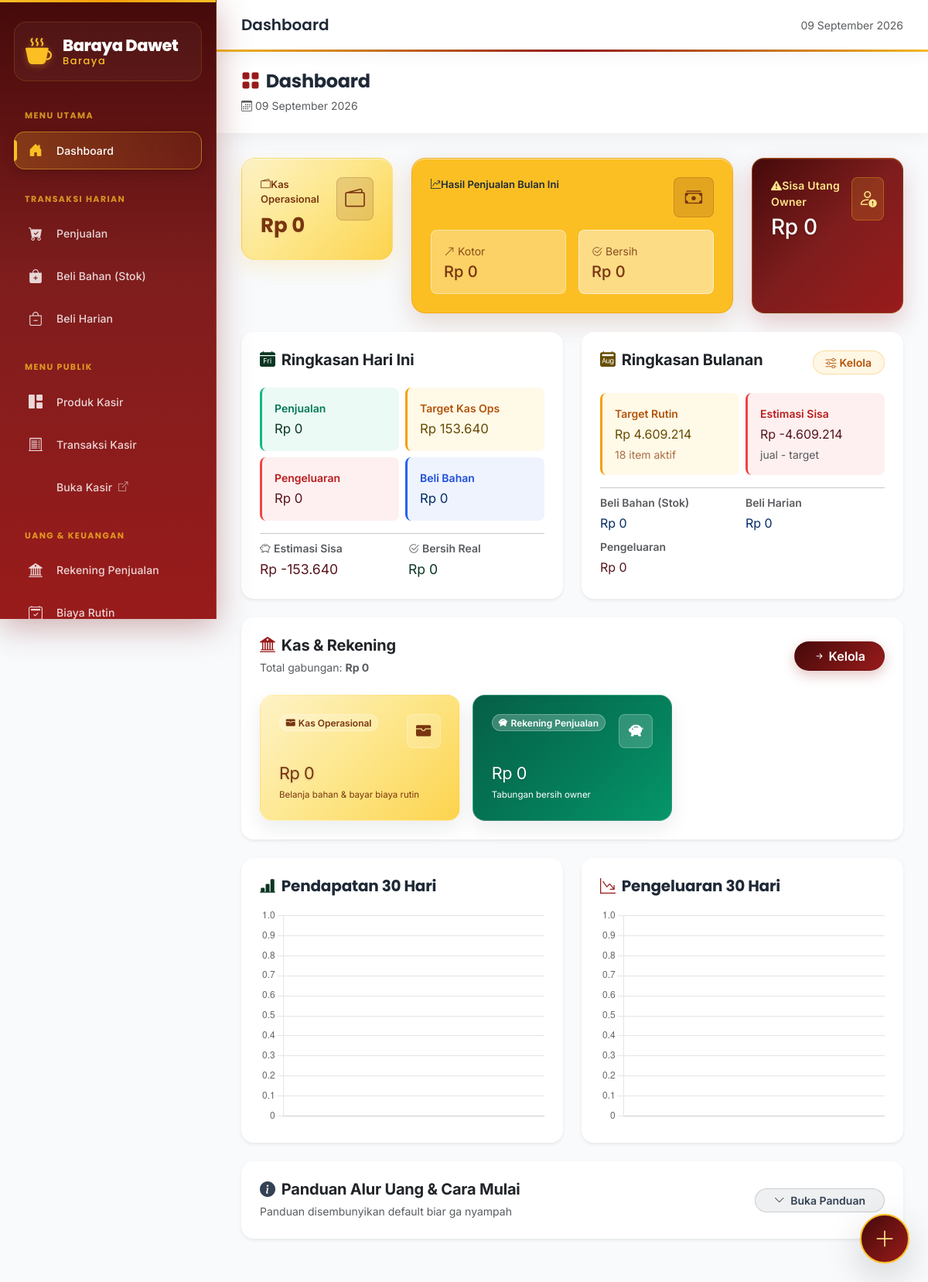
/admin_dashboard.php (signed in), run on the app's committed database.
### tables this page shows
CREATE TABLE `saldo_rekening` (
  `id` int NOT NULL,
  `nama_rekening` varchar(100) NOT NULL,
  `kode_rekening` varchar(50) DEFAULT NULL,
  `saldo` decimal(15,2) NOT NULL DEFAULT '0.00',
  `updated_at` timestamp NULL DEFAULT CURRENT_TIMESTAMP ON UPDATE CURRENT_TIMESTAMP
);

### admin_dashboard.php (the view, shortened to what the rows shown need)
<?php
require_once 'includes/header.php';
function dashboardFetchAll($pdo, $sql, $params = [])
{
    $stmt = $pdo->prepare($sql);
    $stmt->execute($params);
    return $stmt->fetchAll();
}
financeEnsureAccountSystem($pdo);
try {
    $sql_pendapatan_chart = "SELECT DATE(tanggal) as tanggal, COALESCE(SUM(total_pendapatan), 0) as total FROM penjualan WHERE tanggal >= DATE_SUB(CURDATE(), INTERVAL 30 DAY) GROUP BY DATE(tanggal) ORDER BY tanggal ASC";
    $pendapatan_30_hari = dashboardFetchAll($pdo, $sql_pendapatan_chart);
} catch (Exception $e) {
    $pendapatan_30_hari = [];
}
try {
    $sql_pengeluaran_chart = "SELECT DATE(tanggal) as tanggal, COALESCE(SUM(jumlah), 0) as total FROM pengeluaran WHERE tanggal >= DATE_SUB(CURDATE(), INTERVAL 30 DAY) GROUP BY DATE(tanggal) ORDER BY tanggal ASC";
    $pengeluaran_30_hari = dashboardFetchAll($pdo, $sql_pengeluaran_chart);
} catch (Exception $e) {
    $pengeluaran_30_hari = [];
}
try {
    $saldo_rekening = $pdo->query("SELECT * FROM saldo_rekening ORDER BY CASE kode_rekening WHEN 'operasional' THEN 1 WHEN 'penjualan' THEN 2 ELSE 3 END, id ASC")->fetchAll();
} catch (Exception $e) {
    $saldo_rekening = [];
}
?>
<div class="row g-4 mb-4">
    <div class="col-md-6 col-xl">
        <div class="stat-card transition-card" style="background: linear-gradient(135deg,#FEF3C7 0%,#FDE68A 50%,#FCD34D 100%); color: #78350F; box-shadow: 0 10px 28px rgba(251,191,36,0.18), inset 0 1px 0 rgba(255,255,255,0.6); border: 1px solid rgba(251,191,36,0.35);">
            <div class="d-flex justify-content-between align-items-start">
                <div>
                    <div class="stat-label fw-semibold mb-2" style="opacity:1;">
                        <i class="bi bi-wallet2 me-1.5"></i>Kas Operasional
                    </div>
                    <h3 class="stat-value fw-black mb-1" style="text-shadow: 0 1px 2px rgba(120,53,15,0.1);">Rp <?php
                        $saldo_ops = 0;
                        foreach ($saldo_rekening as $r) {
                            if (($r['kode_rekening'] ?? '') === 'operasional') $saldo_ops = (float) ($r['saldo'] ?? 0);
                        }
                        echo number_format($saldo_ops, 0, ',', '.');
                    ?></h3>
                </div>
            </div>
        </div>
    </div>
</div>
<div class="row g-4 mb-4">
    <div class="col-12">
        <div class="card border-0 shadow-sm rounded-4 transition-card" style="border-top: 3px solid #991B1B;">
            <div class="card-body">
                <div class="row g-3">
                    <?php foreach ($saldo_rekening as $rekening): ?>
                    <div class="col-md-6 col-xl-4">
                        <?php
                            $kode = $rekening['kode_rekening'] ?? '';
                            if ($kode === 'ruko') {
                                $bg = 'linear-gradient(135deg,#7F1D1D 0%,#991B1B 50%,#B91C1C 100%);';
                                $teks = 'white';
                                $label = 'Uang Ruko (Wajib)';
                                $icon = 'bi-building-fill-lock';
                                $subtitle = 'Wajib disimpan untuk bayar sewa ruko';
                            } elseif ($kode === 'operasional') {
                                $bg = 'linear-gradient(135deg,#FEF3C7 0%,#FDE68A 50%,#FCD34D 100%);';
                                $teks = '#78350F';
                                $label = 'Kas Operasional';
                                $icon = 'bi-wallet-fill';
                                $subtitle = 'Belanja bahan &amp; bayar biaya rutin';
                            } elseif ($kode === 'penjualan') {
                                $bg = 'linear-gradient(135deg,#065F46 0%,#047857 50%,#059669 100%);';
                                $teks = 'white';
                                $label = 'Rekening Penjualan';
                                $icon = 'bi-piggy-bank-fill';
                                $subtitle = 'Tabungan bersih owner';
                            } else {
                                $bg = 'linear-gradient(135deg,#334155 0%,#475569 100%);';
                                $teks = 'white';
                                $label = htmlspecialchars($rekening['nama_rekening']);
                                $icon = 'bi-credit-card-fill';
                                $subtitle = 'Rekening tambahan';
                            }
                        ?>
                        <div class="rounded-4 p-4 h-100 transition-card" style="background: <?php echo $bg; ?> color: <?php echo $teks; ?>; box-shadow: 0 10px 24px rgba(15,23,42,0.08); border:1px solid rgba(255,255,255,0.2);">
                            <div class="d-flex justify-content-between align-items-start mb-3">
                                <span class="badge rounded-pill fw-semibold" style="background: rgba(255,255,255,0.22); color: <?php echo $teks; ?>; backdrop-filter: blur(4px); border:1px solid rgba(255,255,255,0.28);">
                                    <i class="bi <?php echo $icon; ?> me-1"></i><?php echo $label; ?>
                                </span>
                                <div class="rounded-3 d-flex align-items-center justify-content-center" style="width:44px;height:44px; background: rgba(255,255,255,0.18); border:1px solid rgba(255,255,255,0.25);">
                                    <i class="bi <?php echo $icon; ?>" style="font-size: 1.2rem;"></i>
                                </div>
                            </div>
                            <div class="fw-black mb-1" style="font-size: 1.35rem; letter-spacing: -0.4px; text-shadow: 0 1px 3px rgba(0,0,0,0.18);">Rp <?php echo number_format($rekening['saldo'], 0, ',', '.'); ?></div>
                            <div class="small opacity-80" style="font-size:0.72rem;"><?php echo $subtitle; ?></div>
                        </div>
                    </div>
                    <?php endforeach; ?>
                </div>
            </div>
        </div>
    </div>
</div>
<script>
const ctxPendapatan = document.getElementById('chartPendapatan');
if (ctxPendapatan) {
    new Chart(ctxPendapatan, {
        type: 'line',
        data: {
            labels: <?= json_encode(array_column($pendapatan_30_hari, 'tanggal')); ?>,
            datasets: [{
                label: 'Pendapatan',
                data: <?= json_encode(array_column($pendapatan_30_hari, 'total')); ?>,
                borderColor: '#10B981',
                backgroundColor: 'rgba(16,185,129,0.18)',
                fill: true,
                tension: 0.4,
                borderWidth: 3,
                pointBackgroundColor: '#059669',
                pointRadius: 3
            }]
        },
        options: {
            responsive: true,
            maintainAspectRatio: false,
            plugins: {
                legend: {
                    display: false
                }
            },
            scales: {
                y: {
                    beginAtZero: true
                }
            }
        }
    });
}
const ctxPengeluaran = document.getElementById('chartPengeluaran');
if (ctxPengeluaran) {
    new Chart(ctxPengeluaran, {
        type: 'bar',
        data: {
            labels: <?= json_encode(array_column($pengeluaran_30_hari, 'tanggal')); ?>,
            datasets: [{
                label: 'Pengeluaran',
                data: <?= json_encode(array_column($pengeluaran_30_hari, 'total')); ?>,
                backgroundColor: 'rgba(153,27,27,0.85)',
                borderRadius: 8,
                borderSkipped: false
            }]
        },
        options: {
            responsive: true,
            maintainAspectRatio: false,
            plugins: {
                legend: {
                    display: false
                }
            },
            scales: {
                y: {
                    beginAtZero: true
                }
            }
        }
    });
}
</script>
<?php include 'includes/footer.php'; ?>

### data on the page
saldo_rekening: saldo "0", kode_rekening "Kas Operasional", kode_rekening "Belanja bahan & bayar biaya rutin"
saldo_rekening: kode_rekening "Rekening Penjualan", saldo "0", kode_rekening "Tabungan bersih owner"

### other printed values
$page_titles[$current_page] "Dashboard"
$pendapatan_bulan_ini "0"
$bersih_real_bulan_ini "0"
$total_sisa_hutang "0"
$pendapatan_hari_ini "0"
$ringkasan_biaya_harian['target_harian'] "153.640"
$pengeluaran_hari_ini "0"
$pembelian_hari_ini + $beli_harian_hari_ini "0"
$estimasi_sisa_hari_ini "-153.640"
$bersih_real_hari_ini "0"
$ringkasan_biaya_bulanan['total_bulanan'] "4.609.214"
$ringkasan_biaya_bulanan['jumlah_item'] "18"
$estimasi_sisa_bulan "-4.609.214"
$pembelian_bulan_ini "0"
$beli_harian_bulan_ini "0"
